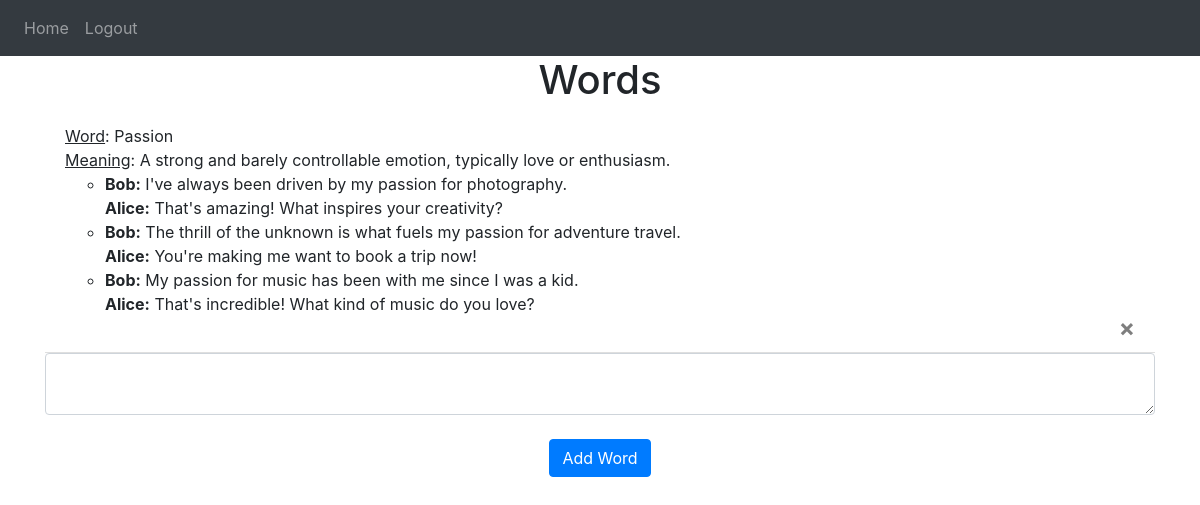
Screenshot of / (signed in) with the database file from the repository.
### website/models.py (models this page shows)
class Word(db.Model):
    id = db.Column(db.Integer, primary_key=True) # has autoincrement (default)
    data = db.Column(db.String(config.MAX_LEN_WORD))
    date = db.Column(db.DateTime(timezone=True), default=func.now())
    user_id = db.Column(db.Integer, db.ForeignKey('user.id'))
    word_info = db.Column(JSON)

### website/views.py (the view, shortened to what this page needs)
@views.route('/', methods=['GET', 'POST'])
@login_required
def home():
    return render_template("home.html", user=current_user)

### website/__init__.py (called while the page is built)
def create_app():
    app = Flask(__name__)
    app.config['SECRET_KEY'] = 'huasduofhaosudfhas' #TODO how to NOT disclose this private key
    app.config['SQLALCHEMY_DATABASE_URI'] = f'sqlite:///{DB_NAME}'
    db.init_app(app)
    from .views import views
    from .authn import authn
    app.register_blueprint(views, url_prefix='/')
    app.register_blueprint(authn, url_prefix='/')
    from .models import User, Word
    create_database(app)
    login_manager = LoginManager()
    login_manager.login_view = 'authn.login' # where users go if NOT loged-in
    login_manager.init_app(app)
    @login_manager.user_loader
    def load_user(id):
        return User.query.get(int(id)) # "int()" because we used the primary key as an Integer
    return app

### website/templates/home.html (shortened to what this page needs)
{% extends "base.html" %}
{% block content %}
    <h1 align="center">Words</h1>
    <ul class="list-group list-group-flush" id="words">
        {% for word in user.words %}
            <li class="list-group-item">
                <u>Word</u>: {{ word.data }}
                <br>
                <u>Meaning</u>: {{ word.word_info.definition }}
                <br>
                <ul>
                    {% for sentence in word.word_info.dialog %}
                        <li>
                            <strong>Bob:</strong> {{ sentence.person1 }}
                            <br>
                            <strong>Alice:</strong> {{ sentence.person2 }}
                            <br>
                        </li>
                    {% endfor %}
                </ul>
                <button type="button" class="close" onClick="deleteWord({{ word.id }})">
                <span aria-hidden="true">&times;</span>
                </button>
            </li>
        {% endfor %}
    </ul>
    <form method="POST">
    <textarea name="word" id="word" class="form-control"></textarea>
    <br />
    <div align="center">
        <button type="submit" class="btn btn-primary">Add Word</button>
    </div>
    </form>
{% endblock %}

### website/templates/base.html (shortened to what this page needs)
<!DOCTYPE html>
<html>
  <head>
    <link
      rel="stylesheet"
      href="https://stackpath.bootstrapcdn.com/bootstrap/4.4.1/css/bootstrap.min.css"
    />
    <link
      rel="stylesheet"
      href="https://stackpath.bootstrapcdn.com/font-awesome/4.7.0/css/font-awesome.min.css"
    />
  </head>
  <body>
    <nav class="navbar navbar-expand-lg navbar-dark bg-dark">
      <div class="collapse navbar-collapse" id="navbar">
        <div class="navbar-nav">
          {% if user.is_authenticated %}
            <a class="nav-item nav-link" id="home" href="/">Home</a>
            <a class="nav-item nav-link" id="logout" href="/logout">Logout</a>
          {% else %}
            <a class="nav-item nav-link" id="login" href="/login">Login</a>
            <a class="nav-item nav-link" id="signUp" href="/sign-up">Sign Up</a>
          {% endif %}
        </div>
      </div>
    </nav>
    <div class="container">
      {% block content %}
      {% endblock %}
    </div>
  </body>
</html>

### rows the page displays
Word: data "Passion", word_info.definition "A strong and barely controllable emotion, typically love or enthusiasm.", person1 "I've always been driven by my passion for photography." "The thrill of the unknown is what fuels my passion for adventure travel." "My passion for music has been with me since I was a kid.", person2 "That's amazing! What inspires your creativity?" "You're making me want to book a trip now!" "That's incredible! What kind of music do you love?"
